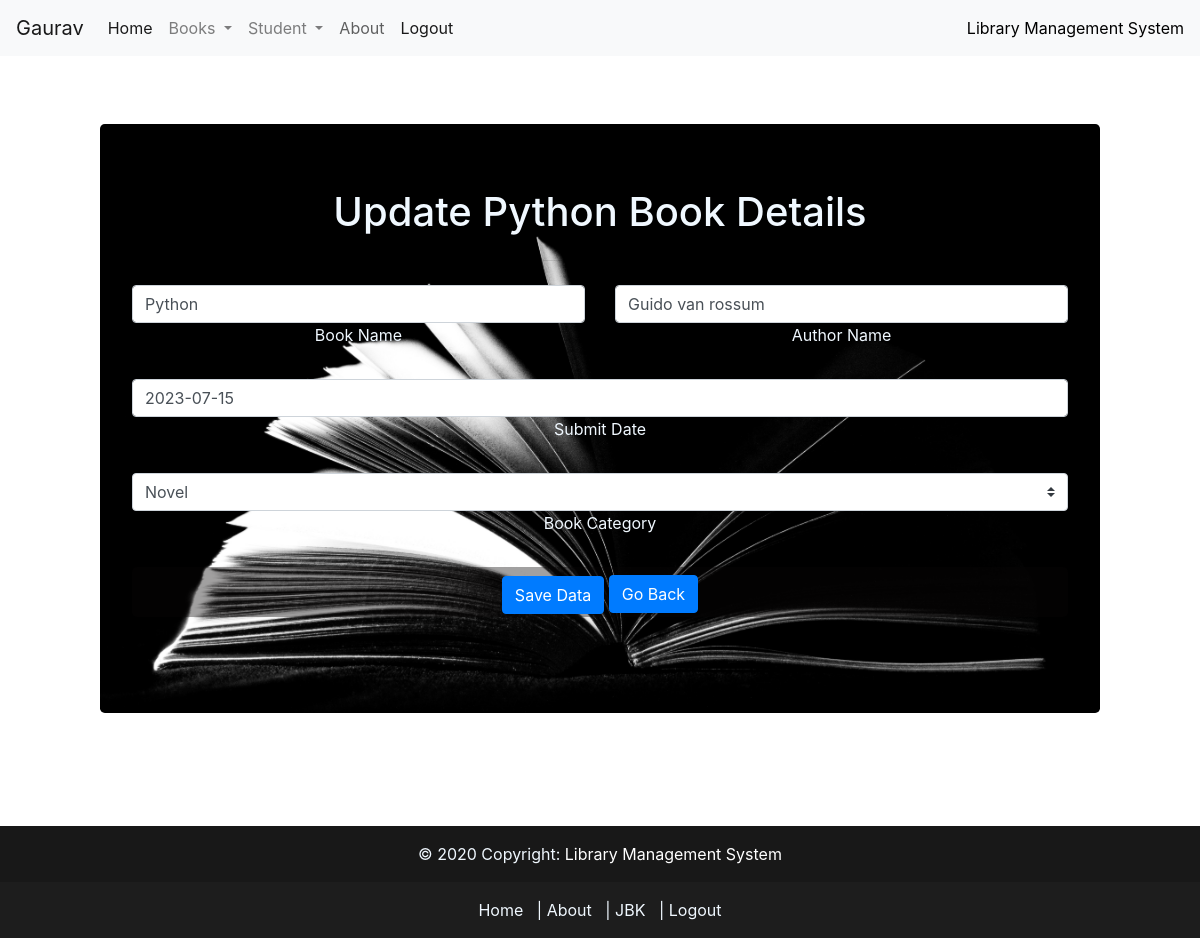
Page /update/1/ (signed in) on the committed database.
### library_app/models.py (models this page shows, shortened)
class book(models.Model):
    B_name=models.CharField(max_length=60)
    A_name=models.CharField(max_length=25)
    Date=models.CharField(max_length=25)
    B_category=models.CharField(max_length=20)

### library_app/views.py (the view, shortened to what this page needs)
# urls.py: path('update/<int:j>/', update),
@login_required(login_url='/signin/')
def update(request,j):
    data=book.objects.get(id=j)
    context={
        'data':data
    }
    return render(request,'library_app/update.html',context)

### library_app/templates/library_app/update.html (shortened to what this page needs)
<!DOCTYPE html>
<html lang="en">
<head>
    {% load static %}
    <link rel="stylesheet" href="{% static 'css/update.css' %}">
    {% include "library_app/base.html" %}
</head>
<body >
    {% include "library_app/navbar.html" %}
      <br>
      <br>
      <div class='jbt1'>
      <div class="jumbotron" id="jbt" >
        <h1 id="a">Update {{data.B_name}} Book Details</h1>
        <form action="" method="post">{%csrf_token%}
            <hr class="my-4">
            <div class="row mb-4">
              <div class="col">
                <div class="form-outline">
                  <input type="text" id="form3Example1" class="form-control" value="{{data.B_name}}" name="bname"  required >
                  <label class="form-label" for="form3Example1" >Book Name</label>
                </div>
              </div>
              <div class="col">
                <div class="form-outline">
                  <input type="text" id="form3Example2" class="form-control"  name="aname" value='{{data.A_name}}' required>
                  <label class="form-label" for="form3Example2" >Author Name</label>
                </div>
              </div>
            </div>
            <div class="form-outline mb-4">
              <input type="text" id="form3Example3" class="form-control" name="date" onload="My_Date()"  value="{{data.Date}}" autofocus>
              <label class="form-label" for="form3Example3">Submit Date</label>
            </div>
            <div class="form-outline mb-4">
<select class="custom-select" id="m" name="category" value="{{data.category}}"  required>
                <option name="category" >Novel</option>
              </select>
              <label class="form-label" for="m">Book Category</label>
            </div>
            <div class="jumbotron" id="bac">
            <button type="submit" class="btn btn-primary " >Save Data</button>
              <span class="lead" >
                <a href="/display_update/" class="btn btn-primary " style="color: rgb(253, 253, 253); text-decoration: none; ">Go Back</a>
                </span>
          </div>
            </div>
      </div>
    {% include "library_app/footer.html" %}
</body>
</html>

### library_app/templates/library_app/navbar.html (shortened to what this page needs)
<!DOCTYPE html>
<html lang="en">
<head>
</head>
<body>
  {% if user.is_superuser == 1 %}
  <nav class="navbar navbar-expand-lg navbar-light bg-light ">
    <a class="navbar-brand" href="#">{{request.user}}</a>
    <div class="collapse navbar-collapse" id="navbarNavDropdown">
      <ul class="navbar-nav">
        <li class="nav-item active">
          <a class="nav-link" href="/index/">Home <span class="sr-only">(current)</span></a>
        </li>
          <li class="nav-item dropdown">
            <a class="nav-link dropdown-toggle" href="#" id="navbarDropdownMenuLink" data-toggle="dropdown" aria-haspopup="true" aria-expanded="false">
            Books
            </a>
            <li class="nav-item dropdown">
              <a class="nav-link dropdown-toggle" href="#" id="navbarDropdownMenuLink" data-toggle="dropdown" aria-haspopup="true" aria-expanded="false">
              Student
              </a>
        <li class="nav-item dropdown">
                       <li>
<a role="button" class="nav-link" data-toggle="modal" href="#exampleModal" style=" border: none; color: rgba(0, 0, 0, 0.619);">
About
</a>
<li class="nav-item active">
<a class="nav-link" href="/logout/">Logout <span class="sr-only">(current)</span></a>
</li>
</li>
          </ul>
        </div>
        <span class="navbar-text" id="lib">
          Library Management System
          </span>
      </nav>
  {% endif %}
</body>
</html>

### library_app/static/css/update.css (style rules this page uses)
#jbt { text-align: center; background-color: rgb(255, 247, 247); background-repeat: no-repeat; background-size: cover; }
div.jbt1 { padding: 20px 100px 20px 100px; }
#lib { color: black; }
.form-label { color: aliceblue; }
#a { color: aliceblue; }

### rows in the picture
book: B_name "Python", bname "Python", aname "Guido van rossum", date "2023-07-15"

### other values in the picture
{{ request.user }} "Gaurav"
